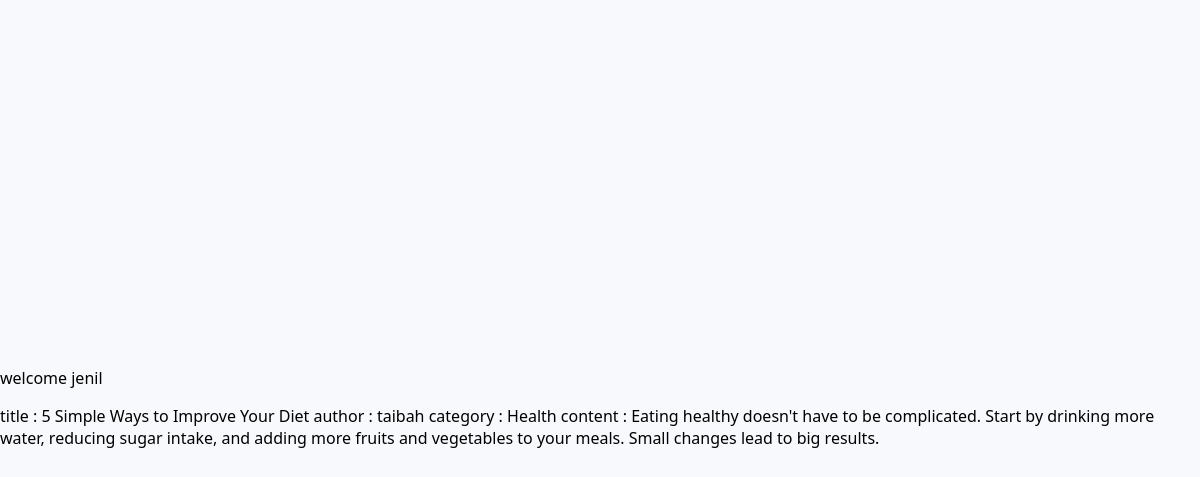
The app's page / (signed in) with its own data.
### blogapp/models.py (models this page shows, shortened)
class Post(models.Model):
    title = models.CharField(max_length=200)
    author = models.ForeignKey(User, on_delete=models.CASCADE)
    category = models.ForeignKey(Category, on_delete=models.SET_NULL, null=True, related_name='posts')
    content = models.TextField()
    image = models.ImageField(upload_to='posts/', blank=True, null=True)
    created_at = models.DateTimeField(default=timezone.now)
    updated_at = models.DateTimeField(auto_now=True)
    published = models.BooleanField(default=True)

class Category(models.Model):
    name = models.CharField(max_length=100, unique=True)
    def __str__(self):
        return self.name

### blogapp/views.py (the view)
# urls.py: path('', views.index, name='index'),
@login_required(login_url='login')
def index(request):
    username = request.user.username if request.user.is_authenticated else None
    blogs = Post.objects.filter(published=True).order_by('-created_at')
    print(f"Username: {username}")  # Debugging line to check username
    return render(request, 'blogapp/index.html' , {
        'blogs': blogs,
        'username': username
    }
)

### blogapp/templates/blogapp/index.html (shortened to what this page needs)
{% extends "blogapp/base.html" %}
{% load static %}
{% block extracss %}
<link rel="stylesheet" href="{% static 'blogapp/css/profile.css' %}" />
{% endblock %}
{% block content %}
<p>welcome {{username}}</p>
{% for post in blogs %}
    title : {{ post.title }}
    author : {{ post.author }}
    category : {{ post.category }}
    content : {{ post.content }}
{% endfor %}
{% endblock %}

### blogapp/static/blogapp/css/profile.css (style rules this page uses)
body { font-family: 'Segoe UI', Tahoma, Geneva, Verdana, sans-serif; background-color: #f7f9fc; margin: 0; padding: 0; display: flex; justify-content: center; align-items: center; min-height: 100vh; }

### records on screen
Post: title "5 Simple Ways to Improve Your Diet", author "taibah", category "Health", content "Eating healthy doesn't have to be complicated. Start by drinking more water, reducing sugar intake, and adding more fruits and vegetables to your meals. Small changes lead to big results."

### other values on screen
{{ username }} "jenil"
